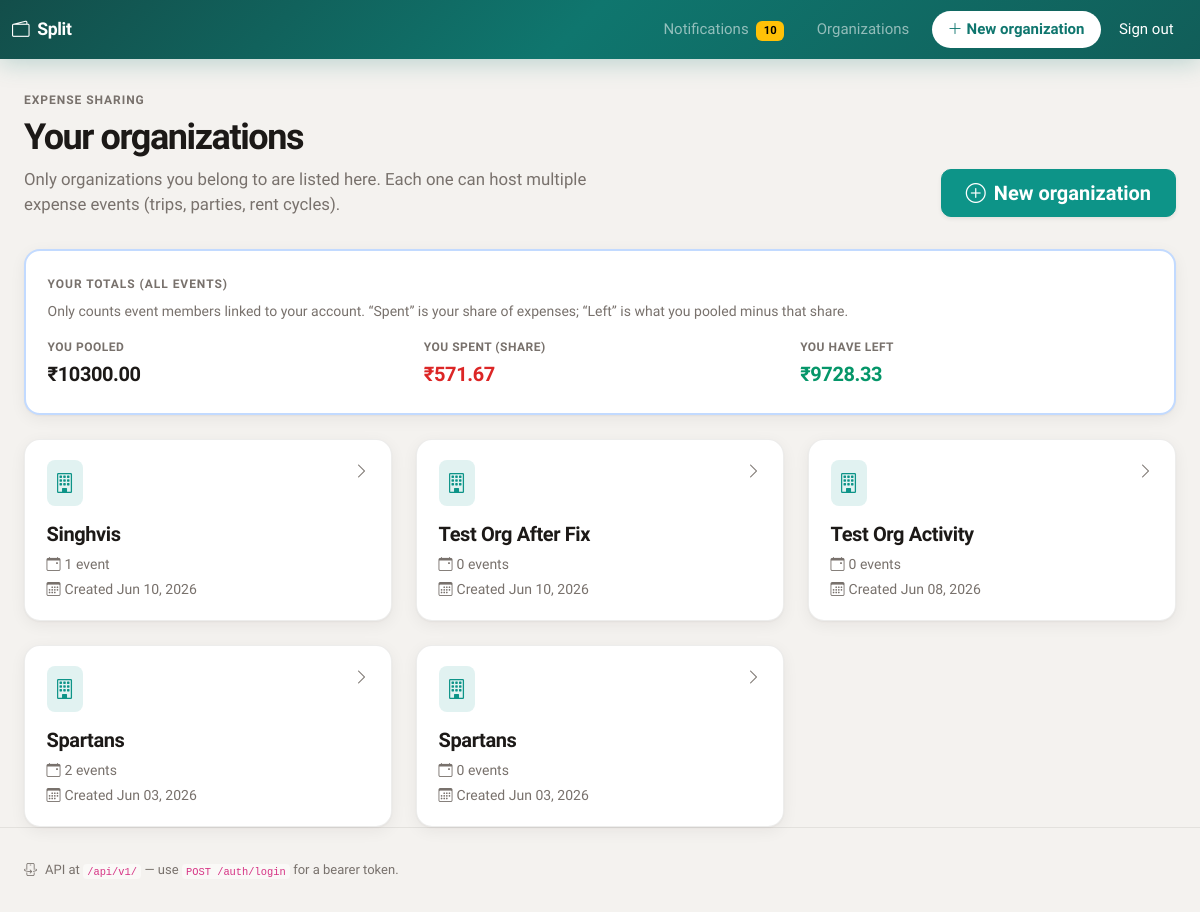
Screenshot of /orgs (signed in) with the database file from the repository.
### app/models.py (models this page shows)
class Organization(Base):
    __tablename__ = "organizations"
    id: Mapped[int] = mapped_column(primary_key=True, autoincrement=True)
    name: Mapped[str] = mapped_column(String(200), nullable=False)
    created_by_user_id: Mapped[int | None] = mapped_column(
        ForeignKey("users.id"), nullable=True, index=True
    )
    created_at: Mapped[datetime] = mapped_column(DateTime, default=datetime.utcnow)
    members: Mapped[list["OrganizationMember"]] = relationship(
        back_populates="organization", cascade="all, delete-orphan"
    )
    events: Mapped[list["Event"]] = relationship(
        back_populates="organization", cascade="all, delete-orphan"
    )
    org_contributions: Mapped[list["OrganizationContribution"]] = relationship(
        back_populates="organization", cascade="all, delete-orphan"
    )

### app/routers/web.py (the view)
@router.get("/orgs", response_class=HTMLResponse)
def page_orgs(request: Request, db: Session = Depends(get_db)):
    uid = require_session_user(request)
    if isinstance(uid, RedirectResponse):
        return uid
    orgs = services.list_organizations_for_user(db, uid)
    summary = services.user_personal_balance_summary(db, uid)
    return templates.TemplateResponse(
        request,
        "orgs.html",
        {
            "orgs": orgs,
            "title": "Your organizations",
            "summary": summary,
        },
    )

### templates/orgs.html (shortened to what this page needs)
{% extends "base.html" %}
{% block content %}
<div class="et-hero d-flex flex-column flex-lg-row align-items-lg-end justify-content-lg-between gap-3">
  <div>
    <p class="et-eyebrow mb-2">Expense sharing</p>
    <h1 class="et-hero-title">Your organizations</h1>
    <p class="et-hero-lead">Only organizations you belong to are listed here. Each one can host multiple expense events (trips, parties, rent cycles).</p>
  </div>
  <a href="/orgs/new" class="btn btn-primary btn-lg px-4 align-self-start align-self-lg-end shadow-sm">
    <i class="bi bi-plus-circle me-2"></i>New organization
  </a>
</div>
<div class="et-card mb-4 border-primary border-opacity-25" style="border-width: 2px;">
  <div class="et-card-body py-4">
    <p class="et-eyebrow mb-2">Your totals (all events)</p>
    <p class="small et-muted mb-3">Only counts event members linked to your account. “Spent” is your share of expenses; “Left” is what you pooled minus that share.</p>
    <div class="row g-4 align-items-end">
      <div class="col-md-4">
        <div class="et-metric">
          <span class="et-metric-label">You pooled</span>
          <span class="et-metric-value et-metric-value--pooled fs-5">{{ summary.total_contributed | money }}</span>
        </div>
      </div>
      <div class="col-md-4">
        <div class="et-metric">
          <span class="et-metric-label">You spent (share)</span>
          <span class="et-metric-value et-metric-value--expended fs-5">{{ summary.total_expended | money }}</span>
        </div>
      </div>
      <div class="col-md-4">
        <div class="et-metric">
          <span class="et-metric-label">You have left</span>
          <span class="et-metric-value fs-5 {% if summary.total_remaining >= 0 %}et-metric-value--remaining-pos{% else %}et-metric-value--remaining-neg{% endif %}">
            {{ summary.total_remaining | money }}
          </span>
        </div>
      </div>
    </div>
  </div>
</div>
{% if not orgs %}
<div class="et-empty">
  <div class="et-empty-icon"><i class="bi bi-building"></i></div>
  <h2 class="h5 fw-bold mb-2">No organizations yet</h2>
  <p class="et-muted mb-4 mx-auto" style="max-width: 24rem;">Create an organization for your family, team, or roommates. Then add events under it to track separate pools and expenses.</p>
  <a href="/orgs/new" class="btn btn-primary"><i class="bi bi-plus-lg me-2"></i>Create your first organization</a>
</div>
{% else %}
<div class="row g-4">
  {% for o in orgs %}
  <div class="col-md-6 col-xl-4">
    <a href="/orgs/{{ o.id }}" class="text-decoration-none text-reset d-block h-100 et-card et-card-interactive">
      <div class="et-card-body h-100 d-flex flex-column">
        <div class="d-flex justify-content-between align-items-start gap-2 mb-3">
          <div class="rounded-3 p-2 d-inline-flex" style="background: var(--et-accent-soft); color: var(--et-accent);">
            <i class="bi bi-building fs-5"></i>
          </div>
          <i class="bi bi-chevron-right et-muted"></i>
        </div>
        <h2 class="h5 fw-bold mb-2" style="letter-spacing: -0.02em;">{{ o.name }}</h2>
        <p class="small et-muted mb-1">
          <i class="bi bi-calendar-event me-1"></i>{{ o.events | length }} event{% if o.events | length != 1 %}s{% endif %}
        </p>
        <p class="small et-muted mb-0 mt-auto">
          <i class="bi bi-calendar3 me-1"></i>Created {{ o.created_at.strftime('%b %d, %Y') }}
        </p>
      </div>
    </a>
  </div>
  {% endfor %}
</div>
{% endif %}
{% endblock %}

### static/app.css (style rules this page uses)
:root { --et-bg: #f4f2ef; --et-bg-elevated: #ffffff; --et-surface-2: #faf9f7; --et-text: #1c1917; --et-text-muted: #78716c; --et-border: rgba(28, 25, 23, 0.08); --et-border-strong: rgba(28, 25, 23, 0.12); --et-accent: #0d9488; --et-accent-hover: #0f766e; --et-accent-soft: rgba(13, 148, 136, 0.12); --et-accent-2: #6366f1; --et-radius: 12px; --et-radius-sm: 10px; --et-radius-lg: 16px; --et-shadow: 0 1px 2px rgba(28, 25, 23, 0.04), 0 4px 16px rgba(28, 25, 23, 0.06); --et-shadow-hover: 0 8px 24px rgba(28, 25, 23, 0.08); --et-green: #059669; --et-green-soft: rgba(5, 150, 105, 0.12); --et-red: #dc2626; --et-red-soft: rgba(220, 38, 38, 0.1); --et-font: "Plus Jakarta Sans", system-ui, -apple-system, sans-serif; }
*, *::before, *::after { box-sizing: border-box; }
html { scroll-behavior: smooth; }
body.et-body { font-family: var(--et-font); background: var(--et-bg); color: var(--et-text); min-height: 100vh; -webkit-font-smoothing: antialiased; }
.et-eyebrow { font-size: 0.75rem; font-weight: 600; text-transform: uppercase; letter-spacing: 0.08em; color: var(--et-text-muted); margin-bottom: 0.35rem; }
.et-card { background: var(--et-bg-elevated); border: 1px solid var(--et-border); border-radius: var(--et-radius-lg); box-shadow: var(--et-shadow); transition: box-shadow 0.2s ease, transform 0.2s ease, border-color 0.2s ease; }
.et-card-body { padding: 1.25rem 1.35rem; }
.et-metric { display: flex; flex-direction: column; gap: 0.2rem; }
.et-metric-label { font-size: 0.75rem; font-weight: 600; text-transform: uppercase; letter-spacing: 0.04em; color: var(--et-text-muted); }
.et-metric-value { font-size: 1.125rem; font-weight: 700; font-variant-numeric: tabular-nums; letter-spacing: -0.02em; }
.et-metric-value--pooled { color: var(--et-text); }
.et-metric-value--expended { color: var(--et-red); }
.et-metric-value--remaining-pos { color: var(--et-green); }
.text-money-positive, .et-metric-value--remaining-pos { color: var(--et-green) !important; }
.btn-primary { --bs-btn-bg: var(--et-accent); --bs-btn-border-color: var(--et-accent); --bs-btn-hover-bg: var(--et-accent-hover); --bs-btn-hover-border-color: var(--et-accent-hover); --bs-btn-active-bg: var(--et-accent-hover); --bs-btn-active-border-color: var(--et-accent-hover); font-weight: 600; border-radius: var(--et-radius-sm); padding: 0.5rem 1.15rem; }
.et-hero { margin-bottom: 2rem; }
.et-hero-title { font-weight: 800; letter-spacing: -0.04em; font-size: clamp(1.75rem, 4vw, 2.25rem); line-height: 1.15; color: var(--et-text); margin-bottom: 0.5rem; }
.et-hero-lead { color: var(--et-text-muted); font-size: 1.05rem; max-width: 36rem; margin-bottom: 0; }
.et-muted { color: var(--et-text-muted); }

### rows the page displays
Organization: name "Singhvis", events|length "1", created_at "Jun 10, 2026"
Organization: name "Test Org After Fix", events|length "0", created_at "Jun 10, 2026"
Organization: name "Test Org Activity", events|length "0", created_at "Jun 08, 2026"
Organization: name "Spartans", events|length "2", created_at "Jun 03, 2026"
Organization: name "Spartans", events|length "0", created_at "Jun 03, 2026"

### other values shown
{{ request.state.unread_notifications }} "10"
{{ summary.total_contributed | money }} "₹10300.00"
{{ summary.total_expended | money }} "₹571.67"
{{ summary.total_remaining | money }} "₹9728.33"
